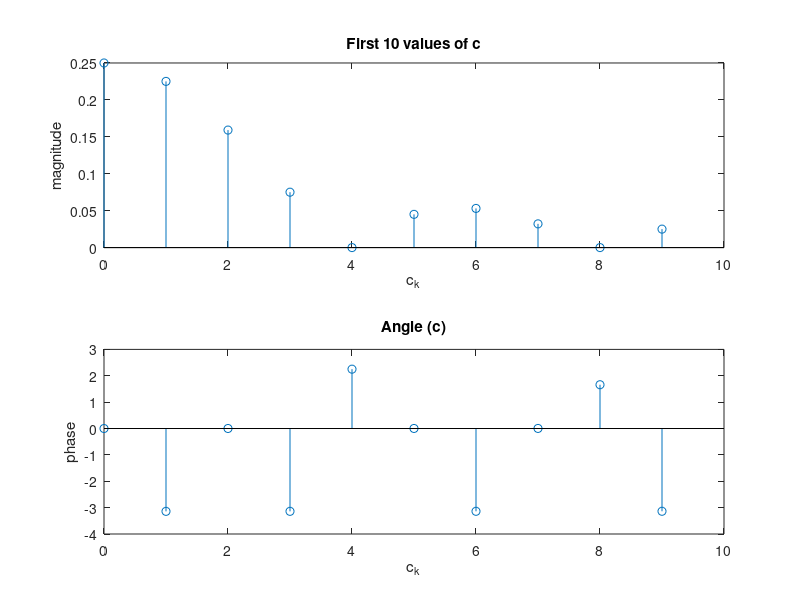
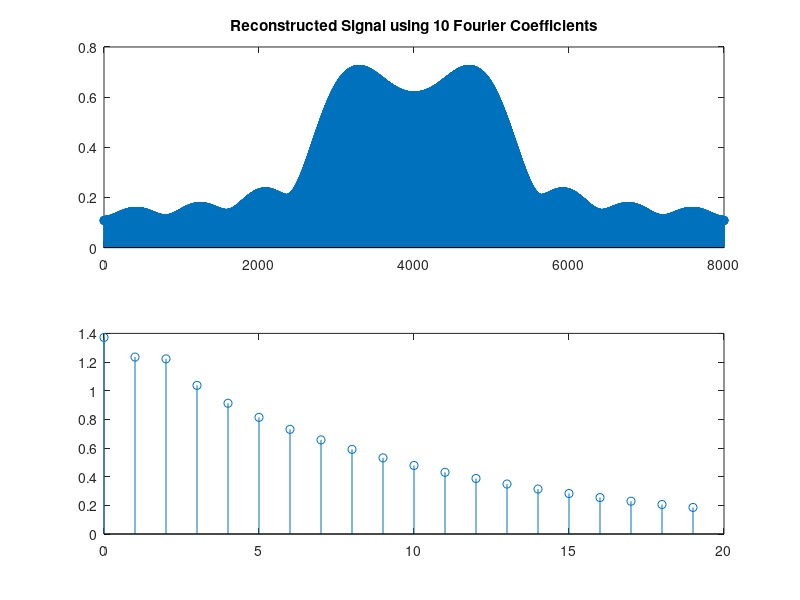

Write the MATLAB code that produced these figures, in order. (Note: this script raises an error after producing the figures.)
%% Fourier Transform 

fs = 1/8000; 
N = 8000;
t = 0:fs:1-fs;  
w_0 = pi/4000; 
evenSqWave = [zeros(1,3000), ones(1,2000), zeros(1,3000)]; %1 x 8000 array

k = 10; %fourier coefficients 

exp_matrix_analysis = zeros(k,N);
exp_matrix_synthesis = zeros(k,N); 

for m = 0:k-1 
    for n = 0:N-1
        exp_matrix_analysis(m+1,n+1) = exp(-1i*m*w_0*n); % 10 x 8000 matrix
    end
end

for m = 0:k-1
    for n = 0:N-1
        exp_matrix_synthesis(m+1,n+1) = exp(1i*m*w_0*n); % 10 x 8000 matrix
    end
end

c = exp_matrix_analysis*evenSqWave'*(1/N); %10 x 1 matrix
x = exp_matrix_synthesis'*c;


mag = abs(c)'; 
phase = angle(c)'; 

err_ = evenSqWave - abs(x)'; 
mse = mean(err_.^2);

figure
subplot(2,1,1)
stem(0:k-1,mag)
title('First 10 values of c') 
xlabel('c_k')
ylabel('magnitude')

subplot(2,1,2)
stem(0:k-1,phase)
title('Angle (c)')
xlabel('c_k')
ylabel('phase')

figure
subplot(2,1,1)
stem(abs(x))
title(['Reconstructed Signal using ',num2str(k),' Fourier Coefficients']) 

subplot(2,1,2)
stem(evenSqWave)
title('Original Signal')

%% Impulse response

N = 20; 

vect = 0:19;

num_1 = [0 0 1]; 
den_1 = [9 -3]; 

num_2 = 1;
den_2 = [0.9^3 -0.9^4]; 

[h1, x1] = impz(num_1, den_1, N); 
[h2, x2] = impz(num_2, den_2, N); 

h = h1 + h2; 

stem(vect,h) 

%% Residue 

num = [1 -1 -4 4]; 
denum = [1 -11/4 13/8 -1/4];
z,p,k = residuez(num,denum);


